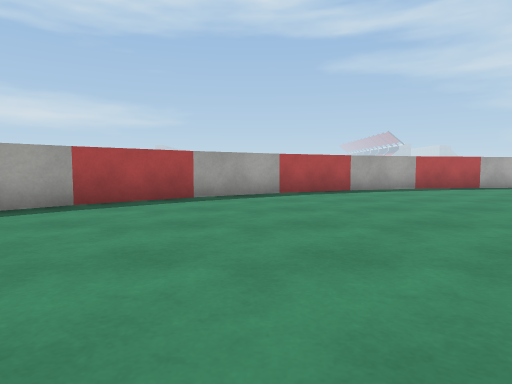
[1] (above)

13 first-person views from a walk through a 3-D level made in the Unity game engine. The camera is 0.62 m above the floor, tilts 4° down and sees 75° across. The floor is counted in squares, 1 m on a side. Each view is taken from the middle of a square. On the plan, view 1 faces up. The plan holds only what a view shows up to about 10 squares ahead; the rest is blank. The place goes on beyond the plan. Surface patterns are stand-ins for the level's own textures.

[2]
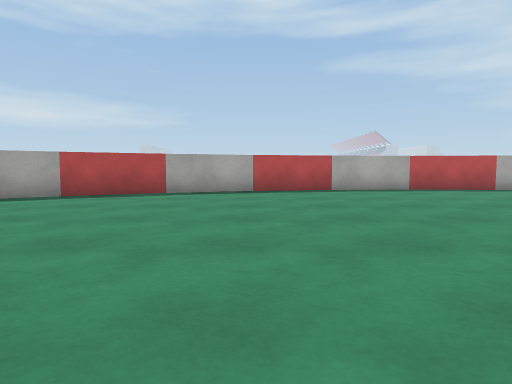

[3]
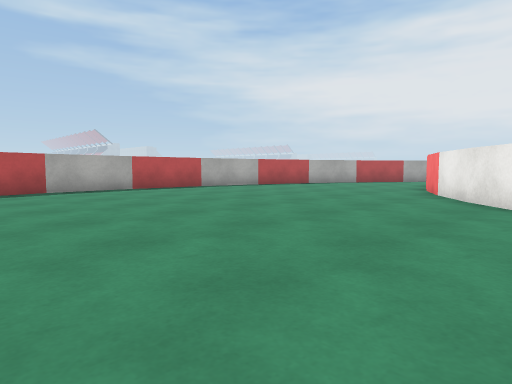

[4]
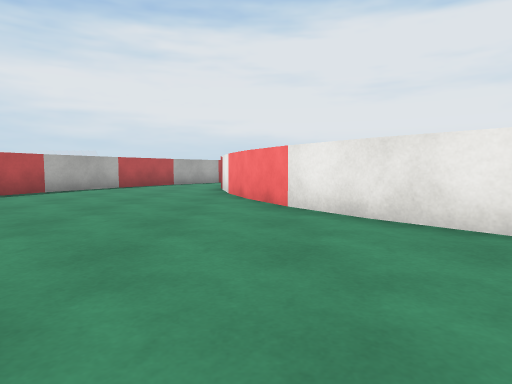

[5]
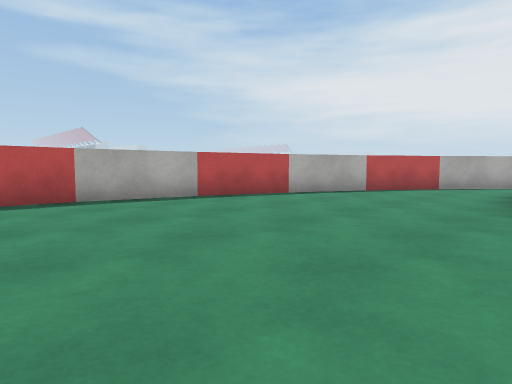

[6]
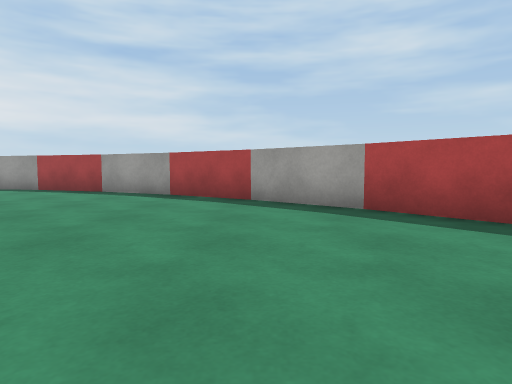

[7]
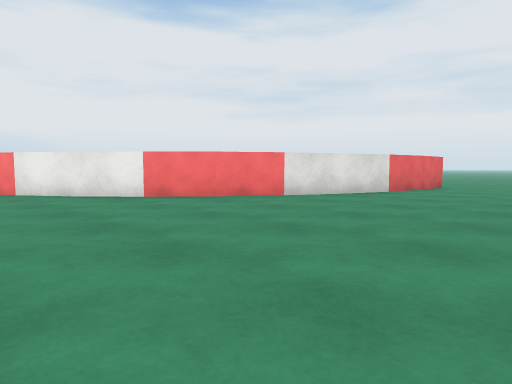

[8]
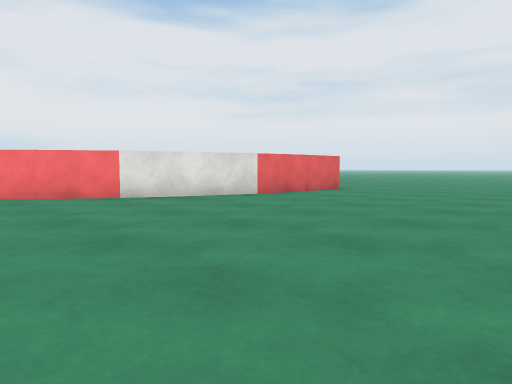

[9]
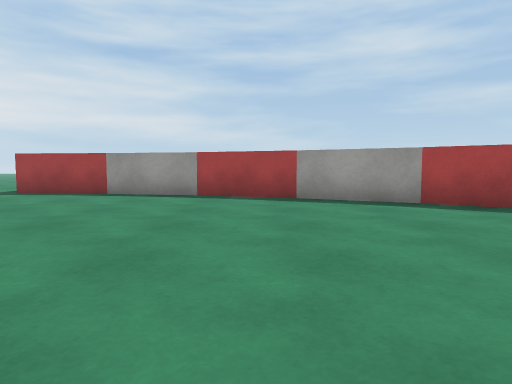

[10]
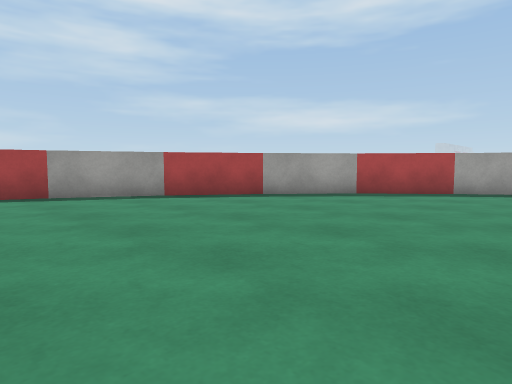

[11]
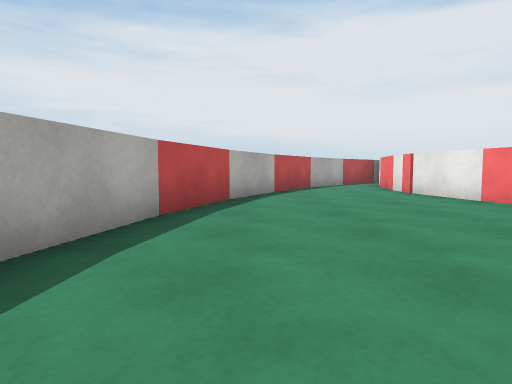

[12]
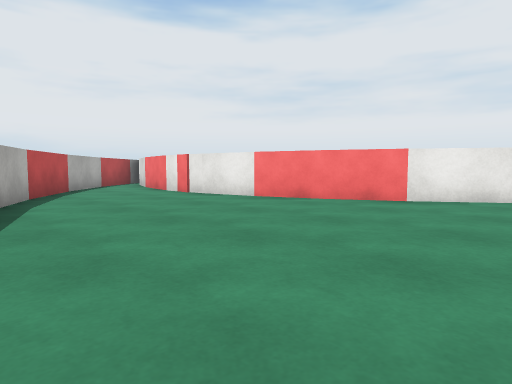

[13]
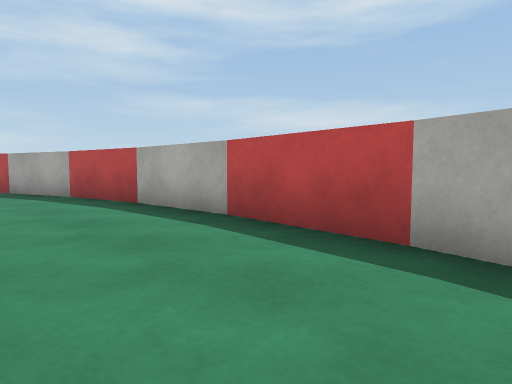

### Floor plan
Points are (right, up) in squares from view 1. A wall is a line through its corners. A room is listed if a view was taken in it or the views show most of it. See-through windows are left out.
Room 1 (views 1, 2, 3, 4, 5, 6, 7, 8, 9, 10, 11, 12, 13)
walls: (2.8, 9.6) (0.5, 8.5); (9.9, 0.3) (10.9, 1.6); (0.7, 8.6) (-1.4, 7.2); (5, 10.3) (2.6, 9.5); (9, -1) (9.9, 0.4); (10.9, 1.5) (12.1, 2.6) (13.5, 3.5); (-1.3, 7.3) (-3.1, 5.6); (7.3, 10.8) (4.9, 10.3); (8.3, -2.5) (9, -0.9); (7.9, -3.6) (8.3, -2.3); (-3.1, 5.7) (-4.7, 3.8); (9.7, 10.9) (7.2, 10.7); (13.4, 3.5) (14.9, 4.2) (16.4, 4.7); (-4.6, 4) (-6, 1.9); (12.1, 10.7) (9.5, 10.9); (-5.9, 2) (-7, -0.2); (16.3, 4.7) (17.9, 5); (14.5, 10.3) (12, 10.7); (-7, -0.1) (-7.7, -2.4); (17.8, 5) (19.6, 5.1); (16.8, 9.5) (14.3, 10.3); (18.4, 5.1) (20.1, 5); (-7.7, -2.3) (-8, -3.6); (19, 8.5) (16.7, 9.6); (20.5, 7.5) (18.8, 8.6)

Where each view was taken, in squares from view 1:
view 1: 0 up, 0 right, facing up
view 2: 1 up, 5 right, facing up
view 3: 1 up, 5 right, facing up-right
view 4: 4 up, 8 right, facing right
view 5: 4 up, 10 right, facing up-right
view 6: 4 up, 2 right, facing left
view 7: 5 up, 4 right, facing down-right
view 8: 2 up, 2 right, facing down-right
view 9: 1 down, 0 right, facing left
view 10: 2 down, 1 right, facing up-left
view 11: 9 up, 10 right, facing right
view 12: 10 up, 11 right, facing down-right
view 13: 8 up, 13 right, facing up-left
